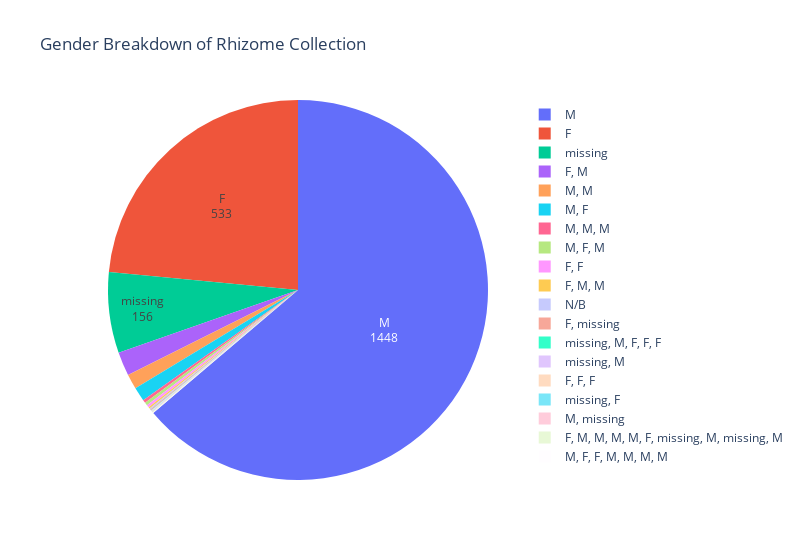

The notebook cell this image was saved under:
### Code cell
fig = px.pie(rhz_gender_rep, values='Counts', names='Gender',
             title='Gender Breakdown of Rhizome Collection')
fig.update_traces(textposition='inside', textinfo='label+value', hoverinfo='label+value+percent', hovertemplate=None)
fig.update_layout(width=800, uniformtext_minsize=12, uniformtext_mode='hide')
fig.show()

### Figure 1 — Plotly figure (JSON) as saved in the notebook; plotly's stock layout.template omitted (floating-point values rounded to 4 significant figures)
{"data": [{"domain": {"x": [0, 1], "y": [0, 1]}, "hoverinfo": "label+value+percent", "labels": ["M", "F", "missing", "F, M", "M, M", "M, F", "M, M, M", "M, F, M", "F, F", "F, M, M", "N/B", "F, missing", "missing, M, F, F, F", "missing, M", "F, F, F", "missing, F", "M, missing", "F, M, M, M, M, F, missing, M, missing, M", "M, F, F, M, M, M, M"], "legendgroup": "", "name": "", "showlegend": true, "textinfo": "label+value", "textposition": "inside", "type": "pie", "values": [1448, 533, 156, 46, 29, 27, 6, 6, 5, 3, 2, 2, 1, 1, 1, 1, 1, 1, 1]}], "layout": {"legend": {"tracegroupgap": 0}, "title": {"text": "Gender Breakdown of Rhizome Collection"}, "uniformtext": {"minsize": 12, "mode": "hide"}, "width": 800}}
